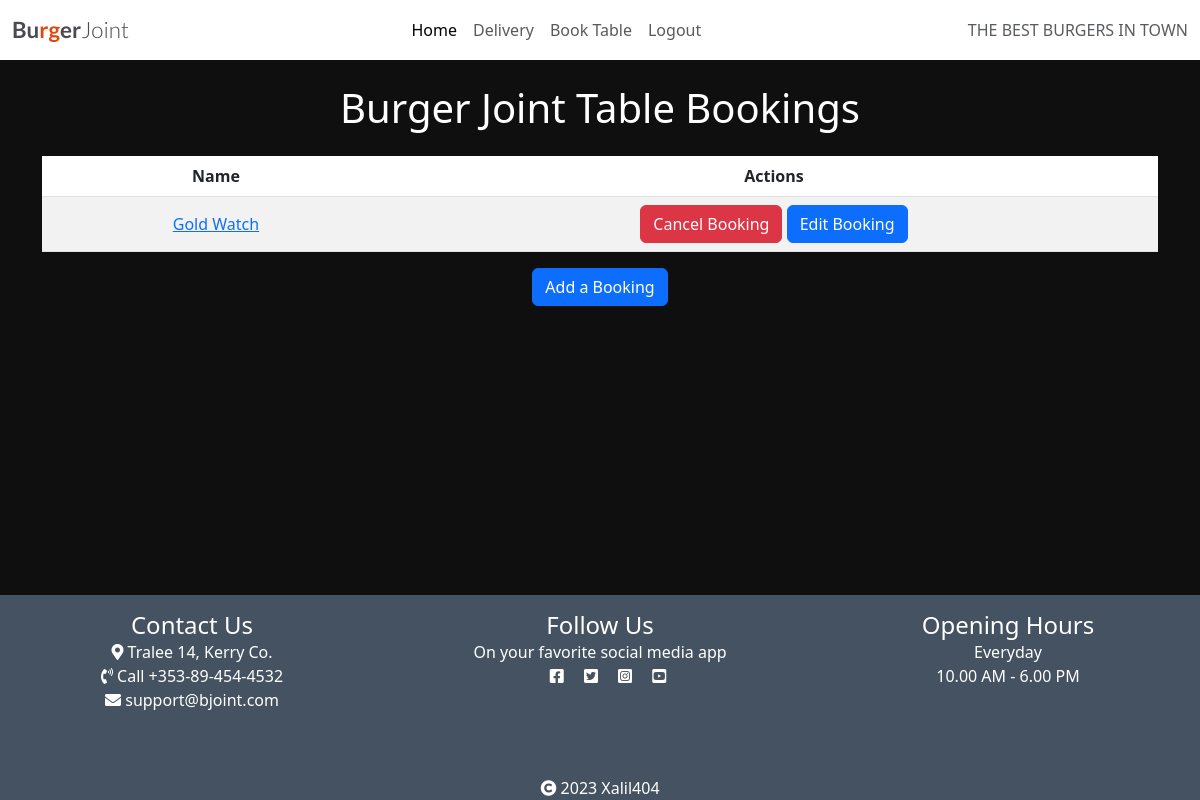
/booktable/ (signed in), run on an earlier commit of the app's database.
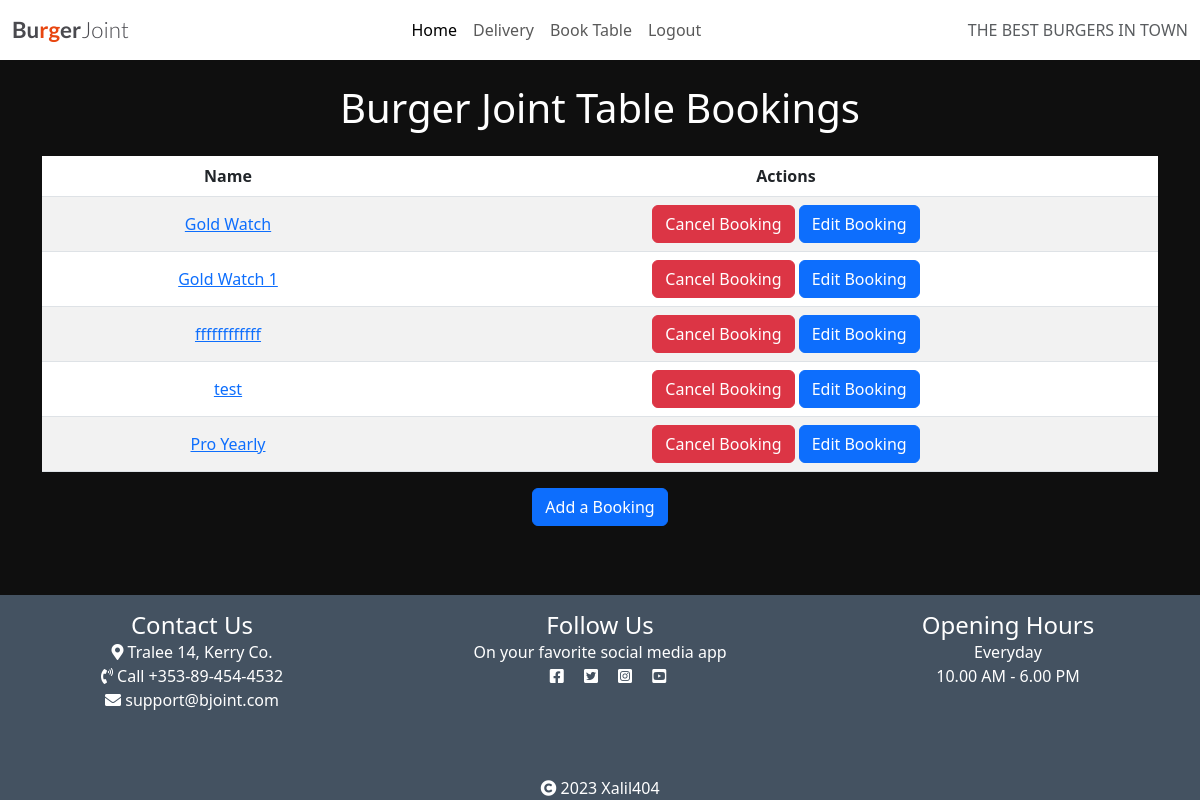
And on a later commit of the database.
### Booking_App/models.py (models this page shows, shortened)
class Booking(models.Model):
    user = models.ForeignKey(User, on_delete=models.CASCADE, default=1)
    name = models.CharField(max_length=50, null=False, blank=False)
    phone_number = models.CharField(max_length=15, null=False, blank=False, default='085 123 3434')
    email = models.EmailField(null=False, blank=False, default='myemail@gmail.com')
    number_of_people = models.IntegerField(null=False, blank=False, default=1)
    booking_date = models.DateTimeField(
        null=False,
        blank=False,
        default=get_current_date
    )
    booking_time = models.TimeField(
        null=False,
        blank=False,
        default=timezone.now
    )
    meals_desired = models.CharField(
        max_length=80,
        choices=[
            ('CHARBURGER WITH CHEESE', 'CHARBURGER WITH CHEESE'),
            ('CHARBURGER', 'CHARBURGER'),
            ('DOUBLE CHAR WITH CHEESE', 'DOUBLE CHAR WITH CHEESE'),
            ('BBQ CHAR WITH CHEESE', 'BBQ CHAR WITH CHEESE'),
            ('PORTABELLA CHAR', 'PORTABELLA CHAR'),
            ('TERIYAKI CHAR', 'TERIYAKI CHAR'),
            ('GRILLED CHICKEN-WICH', 'GRILLED CHICKEN-WICH'),
            ('SPICY CRISPY CHICKEN', 'SPICY CRISPY CHICKEN'),
            ('CHICKEN CLUB', 'CHICKEN CLUB'),
            ('AHI TUNA FILET', 'AHI TUNA FILET'),
            ('VEGGIE BURGER', 'VEGGIE BURGER'),
            ('VEGGIE CHEESE BURGER', 'VEGGIE CHEESE BURGER'),
            ('CHICKEN CAESAR', 'CHICKEN CAESAR'),
            ('GARDEN SALAD', 'GARDEN SALAD'),
            ('10 PCS CRISPY', '10 PCS CRISPY'),
            ('FRENCH FRIES', 'FRENCH FRIES'),
            ('ONION RINGS', 'ONION RINGS'),
        ],
        null=False,
        blank=False,
        default='CHARBURGER'
    )

### Booking_App/views.py (the view)
# urls.py: path('booktable/', booktable, name='booktable'),
@login_required
def booktable(request):
    bookings = Booking.objects.filter(user=request.user)
    context = {
        'bookings': bookings
    }
    return render(request, 'booktable.html', {'bookings': bookings})

### templates/booktable.html (shortened to what this page needs)
{% extends "base.html" %}
{% block content %}
<div class="container mt-4 text-center">
    <h1 class="mb-4 text-white">Burger Joint Table Bookings</h1>
    <table class="table table-striped">
        <thead>
            <tr>
                <th>Name</th>
                <th>Actions</th>
            </tr>
        </thead>
        <tbody>
            {% for booking in bookings %}
            <tr>
                <td>
                    <button class="btn btn-link" type="button" data-bs-toggle="collapse"
                        data-bs-target="#booking{{ booking.id }}" aria-expanded="false">
                        {{ booking.name }}
                    </button>
                </td>
                <td>
                    <a class="btn btn-danger delete-booking" href="#" data-bs-toggle="modal"
                        data-bs-target="#confirmDeleteModal" data-booking-id="{{ booking.id }}"
                        data-delete-url="{% url 'delete_booking' booking.id %}">Cancel Booking</a>
                    <a class="btn btn-primary" href="{% url 'edit_booking' booking.id %}">Edit Booking</a>
                </td>
            </tr>
            {% empty %}
            <tr>
                <td colspan="2">You have no Burger Joint Bookings to Show</td>
            </tr>
            {% endfor %}
        </tbody>
    </table>
    <a class="btn btn-primary" href="/addtable">Add a Booking</a>
</div>
{% endblock %}

What changed in the data, as far as the page shows it:
added Booking: name "Gold Watch 1"
added Booking: name "ffffffffffff"
added Booking: name "test"
added Booking: name "Pro Yearly"
